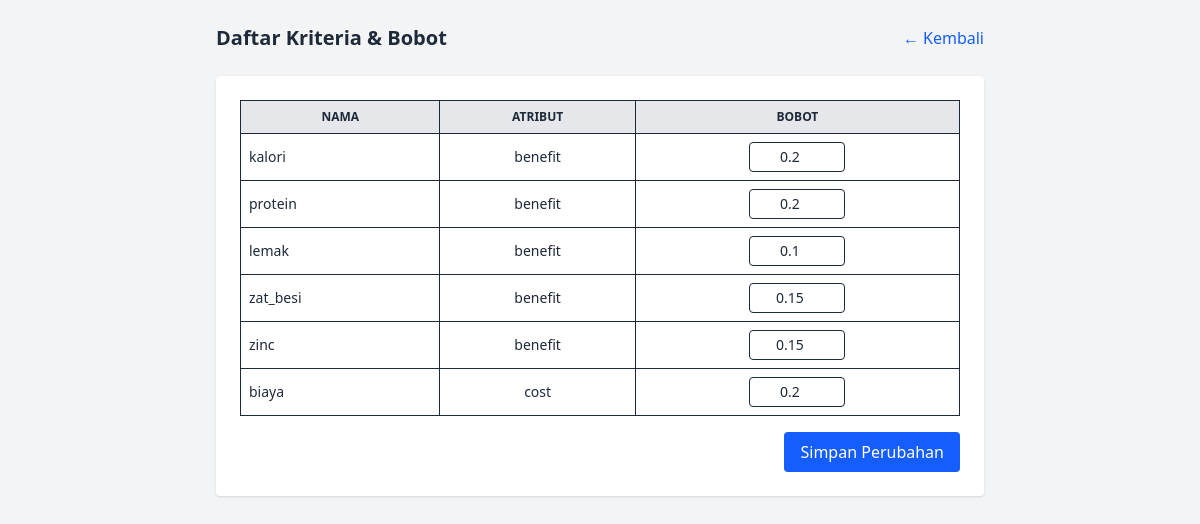
Page /kriteria.php on the committed database.
### tables this page shows
CREATE TABLE kriteria (
  id INT AUTO_INCREMENT PRIMARY KEY,
  nama VARCHAR(50),
  atribut ENUM('benefit','cost'),
  bobot FLOAT
);

### kriteria.php (the view, shortened to what this page needs)
<?php
require_once './config/db.php';
$kriteria = $pdo->query("SELECT * FROM kriteria")->fetchAll();
?>
<!DOCTYPE html>
<html lang="id">
<head>
  <script src="https://cdn.jsdelivr.net/npm/@tailwindcss/browser@4"></script>
</head>
<body class="bg-gray-100 text-gray-800 p-6">
  <div class="max-w-3xl mx-auto space-y-6">
    <div class="flex justify-between items-center">
      <h1 class="text-xl font-bold">Daftar Kriteria & Bobot</h1>
      <a href="index.php" class="text-blue-600 hover:underline">← Kembali</a>
    </div>
    <form method="POST" class="bg-white p-6 rounded shadow">
      <table class="w-full text-sm border">
        <thead class="bg-gray-200 text-xs uppercase">
          <tr>
            <th class="border p-2">Nama</th>
            <th class="border p-2">Atribut</th>
            <th class="border p-2">Bobot</th>
          </tr>
        </thead>
        <tbody>
          <?php foreach ($kriteria as $k): ?>
          <tr class="border">
            <td class="border p-2"><?= htmlspecialchars($k['nama']) ?></td>
            <td class="border p-2 text-center"><?= $k['atribut'] ?></td>
            <td class="border p-2 text-center">
              <input type="number" step="0.01" min="0" max="1" name="bobot[<?= $k['id'] ?>]" value="<?= $k['bobot'] ?>" class="w-24 border rounded p-1 text-center">
            </td>
          </tr>
          <?php endforeach; ?>
        </tbody>
      </table>
      <div class="mt-4 text-right">
        <button type="submit" class="bg-blue-600 text-white px-4 py-2 rounded hover:bg-blue-700">
          Simpan Perubahan
        </button>
      </div>
    </form>
  </div>
</body>
</html>

### rows in the picture
kriteria: nama "kalori", atribut "benefit", bobot "0.2"
kriteria: nama "protein", atribut "benefit", bobot "0.2"
kriteria: nama "lemak", atribut "benefit", bobot "0.1"
kriteria: nama "zat_besi", atribut "benefit", bobot "0.15"
kriteria: nama "zinc", atribut "benefit", bobot "0.15"
kriteria: nama "biaya", atribut "cost", bobot "0.2"
